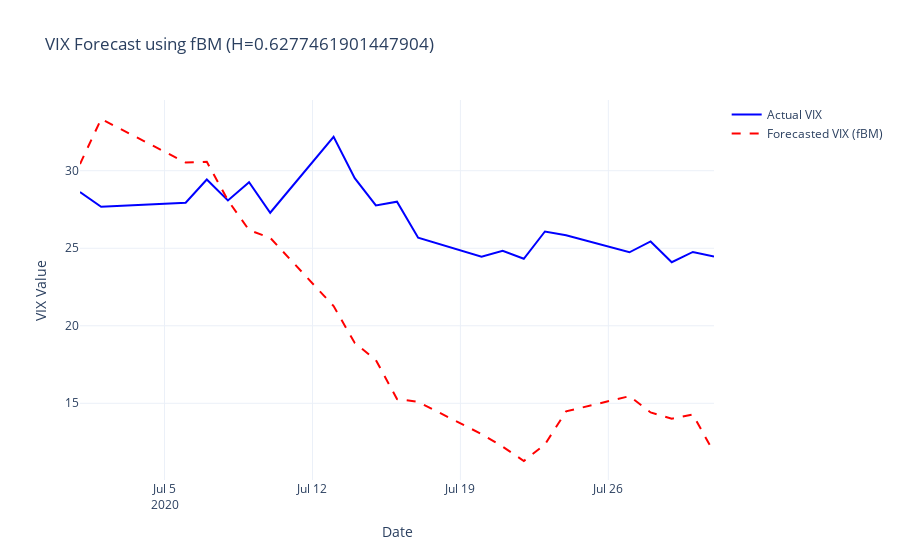

Notebook source saved alongside this figure:
### Code cell
from stochastic.processes.continuous import FractionalBrownianMotion
import numpy as np
import random
import plotly.graph_objects as go

def simulate_fbm_vix(train_data, test_data, H):
    """
    Simulates a VIX path using geometric fractional Brownian motion.
    
    Parameters:
        train_data (DataFrame): Training data containing at least 'vol' and 'log_vol_diff'.
        test_data (DataFrame): Testing data to determine the simulation length.
        H (float): Hurst exponent for the fractional Brownian motion.
        
    Returns:
        np.ndarray: Simulated VIX values.
    """
    # Set fixed seeds for reproducibility
    random.seed(42)
    np.random.seed(42)

    # Calculate drift (μ) and volatility (σ) from training log differences of VIX
    mu = train_data["log_vol_diff"].mean()
    sigma = train_data["log_vol_diff"].std()

    n_days = len(test_data)
    # Define and sample from the fBM model
    fbm = FractionalBrownianMotion(hurst=H, t=n_days-1)
    fbm_values = fbm.sample(n=n_days-1)

    # Use the last available VIX value in training data as the starting point
    S0 = train_data['vol'].iloc[-1]
    # Simulate the VIX path using a geometric fBM model
    simulated_vix = S0 * np.exp(mu * np.arange(n_days) + sigma * fbm_values)
    print(mu, sigma)
    return simulated_vix

def plot_fbm_vix(test_data, simulated_vix, H):
    """
    Plots actual vs. simulated VIX values.
    
    Parameters:
        test_data (DataFrame): Testing data containing actual VIX values under 'vol'.
        simulated_vix (np.ndarray): Simulated VIX values.
        H (float): Hurst exponent used in the simulation (for labeling purposes).
    """
    fig = go.Figure()

    # Actual VIX trace
    fig.add_trace(go.Scatter(
        x=test_data.index,
        y=test_data["vol"],
        mode='lines',
        name='Actual VIX',
        line=dict(color='blue')
    ))

    # Forecasted VIX trace using fBM
    fig.add_trace(go.Scatter(
        x=test_data.index,
        y=simulated_vix,
        mode='lines',
        name='Forecasted VIX (fBM)',
        line=dict(color='red', dash='dash')
    ))

    # Update layout of the plot
    fig.update_layout(
        title=f"VIX Forecast using fBM (H={H})",
        xaxis_title="Date",
        yaxis_title="VIX Value",
        template="plotly_white"
    )

    fig.show()

# Example usage:
simulated_vix = simulate_fbm_vix(vix_training_df, vix_testing_df, vix_hurst_est)
plot_fbm_vix(vix_testing_df, simulated_vix, vix_hurst_est)

### Figure 1 — Plotly figure (JSON) as saved in the notebook; plotly's stock layout.template omitted (floating-point values rounded to 4 significant figures)
{"data": [{"line": {"color": "blue"}, "mode": "lines", "name": "Actual VIX", "type": "scatter", "x": ["2020-07-01T00:00:00", "2020-07-02T00:00:00", "2020-07-06T00:00:00", "2020-07-07T00:00:00", "2020-07-08T00:00:00", "2020-07-09T00:00:00", "2020-07-10T00:00:00", "2020-07-13T00:00:00", "2020-07-14T00:00:00", "2020-07-15T00:00:00", "2020-07-16T00:00:00", "2020-07-17T00:00:00", "2020-07-20T00:00:00", "2020-07-21T00:00:00", "2020-07-22T00:00:00", "2020-07-23T00:00:00", "2020-07-24T00:00:00", "2020-07-27T00:00:00", "2020-07-28T00:00:00", "2020-07-29T00:00:00", "2020-07-30T00:00:00", "2020-07-31T00:00:00"], "y": [28.62, 27.68, 27.94, 29.43, 28.08, 29.26, 27.29, 32.19, 29.52, 27.76, 28, 25.68, 24.46, 24.84, 24.32, 26.08, 25.84, 24.74, 25.44, 24.1, 24.76, 24.46]}, {"line": {"color": "red", "dash": "dash"}, "mode": "lines", "name": "Forecasted VIX (fBM)", "type": "scatter", "x": ["2020-07-01T00:00:00", "2020-07-02T00:00:00", "2020-07-06T00:00:00", "2020-07-07T00:00:00", "2020-07-08T00:00:00", "2020-07-09T00:00:00", "2020-07-10T00:00:00", "2020-07-13T00:00:00", "2020-07-14T00:00:00", "2020-07-15T00:00:00", "2020-07-16T00:00:00", "2020-07-17T00:00:00", "2020-07-20T00:00:00", "2020-07-21T00:00:00", "2020-07-22T00:00:00", "2020-07-23T00:00:00", "2020-07-24T00:00:00", "2020-07-27T00:00:00", "2020-07-28T00:00:00", "2020-07-29T00:00:00", "2020-07-30T00:00:00", "2020-07-31T00:00:00"], "y": [30.43, 33.34, 30.53, 30.58, 28.09, 26.17, 25.67, 21.27, 18.89, 17.79, 15.27, 15.09, 13.02, 12.2, 11.28, 12.34, 14.48, 15.46, 14.41, 14.0, 14.28, 11.81]}], "layout": {"title": {"text": "VIX Forecast using fBM (H=0.6277461901447904)"}, "xaxis": {"title": {"text": "Date"}}, "yaxis": {"title": {"text": "VIX Value"}}}}
